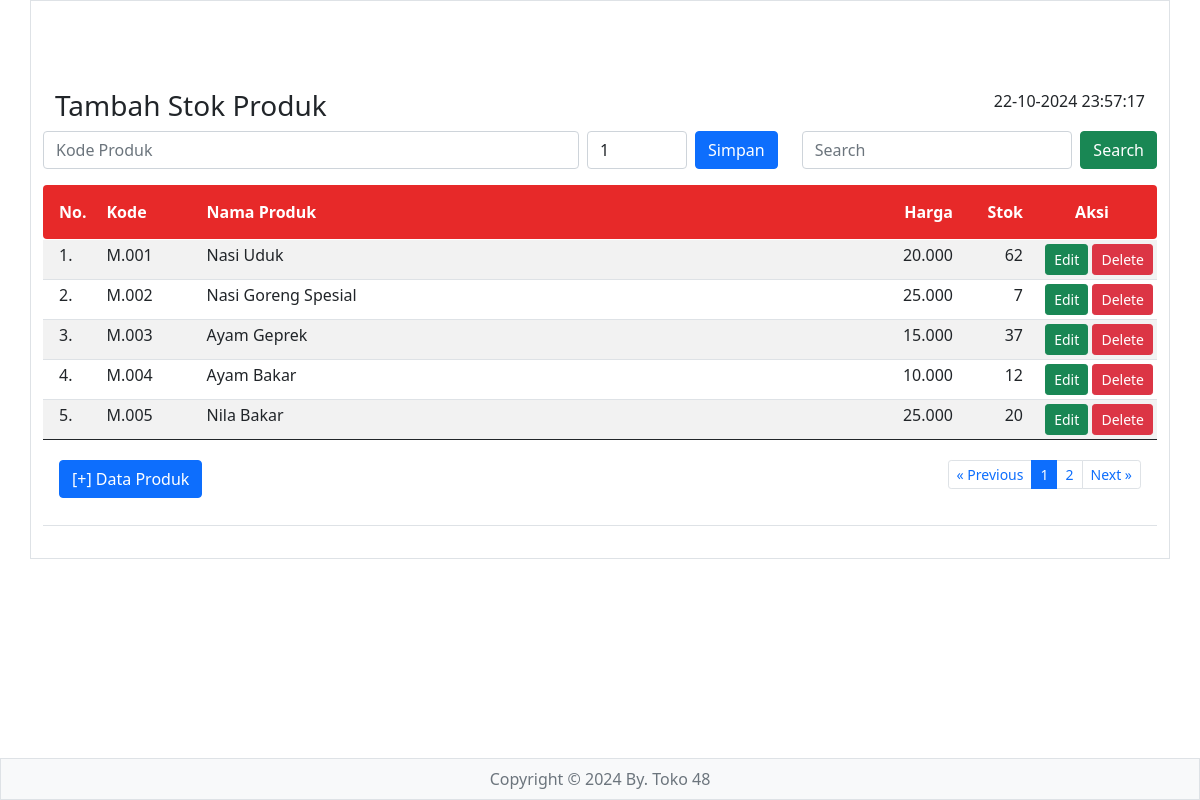
The page /tambahstok/index.php on the database as committed earlier.
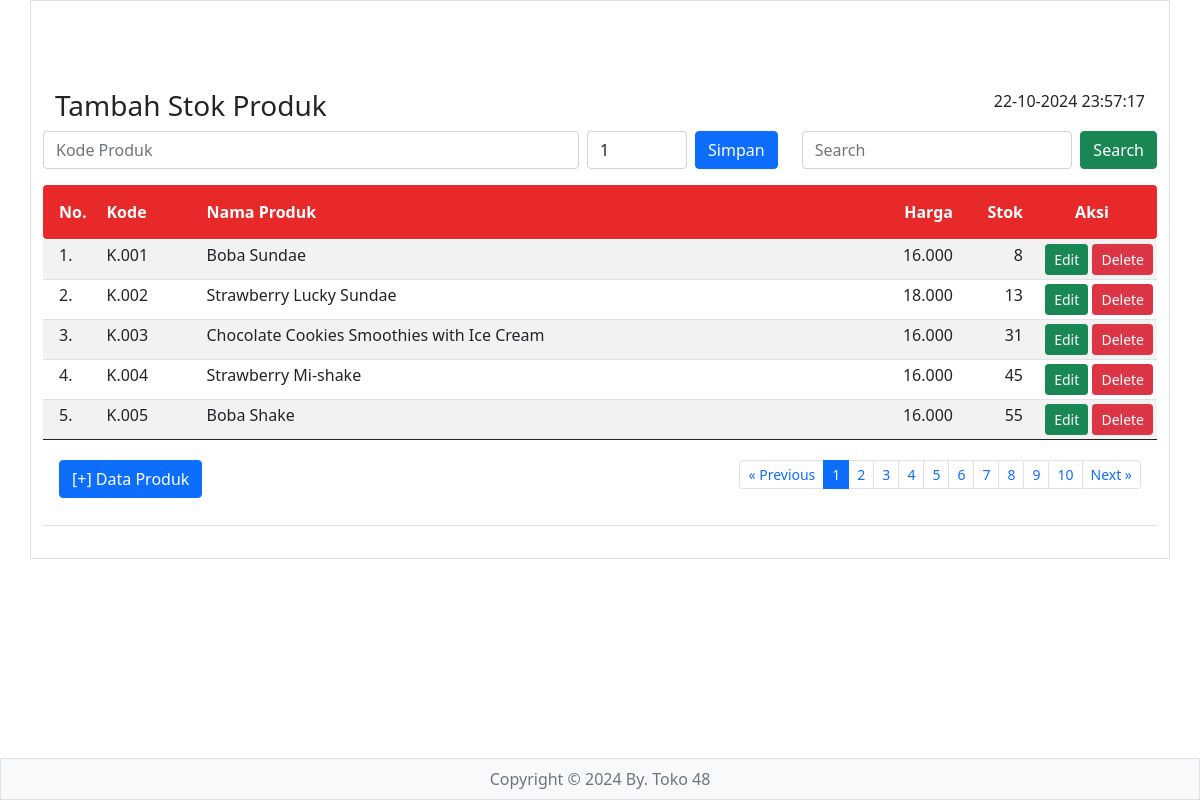
The same page on the database as committed later.
### tables this page shows
CREATE TABLE `produk` (
  `id_produk` int(11) NOT NULL,
  `kode_produk` varchar(15) DEFAULT NULL,
  `nama_produk` varchar(50) DEFAULT NULL,
  `harga` int(11) DEFAULT NULL,
  `stok` int(11) DEFAULT NULL
);

### tambahstok/index.php (the view, shortened to what this page needs)
<html>
<!DOCTYPE html>
<html lang="en">
<head>
    <link rel="stylesheet" href="../bootstrap/css/bootstrap.min.css" />
</head>
<body>
<main class="container border py-3">
<br><br><br>
<div class="container">
	<div class="row">
			<div class="col-sm-8"><h3>Tambah Stok Produk</h3></div>
			<div class="col-sm-4 text-end">
					<?php
					$tgl=date("d-m-Y H:i:s");
					echo $tgl
					?>
			</div>
	</div>
</div>
<div class="row">
					<div class="col-sm-8">
						<form class="d-flex" method="POST" action="simpan.php">
							<input list="kode_produk" id="kp" name="kp" autocomplete="off" required placeholder="Kode Produk" class="form-control me-2" />
		        	<input class="form-control me-2" type="number" placeholder="Jumlah" name="jp" value="1" style="width:100px">
		        	<button class="btn btn-primary" type="submit" name="save">Simpan</button>
		      	</form>
					</div>
					<div class="col-sm-4">
			      <form class="d-flex" method="GET" action="">
	        		<input class="form-control me-2" type="text" placeholder="Search" name="np">
	        		<button class="btn btn-success" type="submit">Search</button>
	      		</form>
					</div>
				</div>
<table class="table table-hover table-striped table-sm">
	<thead class="text-white" style="background: #E72929;">
		<tr>
			<th class="p-3 rounded-start" width="55px">No.</th>
			<th class="py-3" width="100px">Kode</th>
			<th class="py-3">Nama Produk</th>
			<th class="py-3 text-end" width="100px">Harga</th>
			<th class="py-3 text-end" width="70px">Stok</th>
			<th class="py-3 text-center rounded-end" width="130px">Aksi</th>
		</tr>
	</thead>
	<tbody>
		<?php
		include "../config.php";
		$batas = 5;
		$halaman = isset($_GET['halaman'])?(int)$_GET['halaman'] : 1;
		$halaman_awal = ($halaman>1) ? ($halaman * $batas) - $batas : 0;
		$previous = $halaman - 1;
		$next = $halaman + 1;
		if(isset($_GET['np'])){
			$np=$_GET['np'];
			$sqldata="select * from produk where nama_produk like '%$np%'";
		}else{
			$sqldata="select * from produk";
		}
		$resdata=mysqli_query($koneksi,$sqldata);
		$jumlah_data = mysqli_num_rows($resdata);
		$total_halaman = ceil($jumlah_data / $batas);
		if(isset($_GET['np'])){
			$np=$_GET['np'];
			$sql="select * from produk where nama_produk like '%$np%' limit $halaman_awal, $batas";
		}else{
			$sql="select * from produk limit $halaman_awal, $batas";
		}
		$result=mysqli_query($koneksi,$sql);
		$no= $halaman_awal+1;
		while($data=mysqli_fetch_array($result)){
			$hp=number_format($data['harga'],0,",",".");
			$kp=$data['kode_produk'];
			$stokawal=$data['stok'];
			$sqlst="select * from detail_penjualan where kode_produk='$kp'";
			$resst=mysqli_query($koneksi,$sqlst);
			$jmlst=0;
			while($dtst=mysqli_fetch_array($resst)){
				$jml=$dtst['jumlah'];
				$jmlst=$jmlst+$jml;
			}
			$sqltp="select * from tambah_stok where kode_produk='$kp'";
			$restp=mysqli_query($koneksi,$sqltp);
			$jmltp=0;
			while($dttp=mysqli_fetch_array($restp)){
				$jml=$dttp['jumlah'];
				$jmltp=$jmltp+$jml;
			}
			$stokakhir=$stokawal-$jmlst+$jmltp;
			$sp=number_format($stokakhir,0,",",".");
		?>
		<tr>
				<td class="px-3"><?= $no ?>.</td>
				<td><?= $data['kode_produk'] ?></td>
				<td><?= $data['nama_produk'] ?></td>
				<td align="right"><?= $hp ?></td>
				<td align="right"><?= $sp ?></td>
				<td align="right">
					<a href="" class="btn btn-success btn-sm" data-bs-toggle="modal" data-bs-target="#modaledit<?= $data['id_produk'] ?>">Edit</a>
					<a class="btn btn-danger btn-sm" href="delete.php?id=<?= $data['id_produk'] ?>" onclick="return confirm('Apakah Anda Yakin data produk <?= $data['nama_produk'] ?> akan dihapus ?')" class="hapus">Delete</a>
				</td>
		</tr>
		<?php
		$no++;
		}
		?>
	</tbody>
	<tfoot>
		<tr>
			<td colspan="6" class="text-center">
				<div class="container">
					<div class="row">
						<div class="col-4 text-start py-3">
							<button type="button" class="btn btn-primary" data-bs-toggle="modal" data-bs-target="#myModal">[+] Data Produk</button>
						</div>
						<div class="col-8 text-end py-3">
							<ul class="pagination justify-content-end pagination-sm">
								<li class="page-item"><a class="page-link" <?php if($halaman > 1){ echo "href='?halaman=$previous'"; } ?>>&laquo; Previous</a></li>
								<?php
								for($x=1;$x<=$total_halaman;$x++){
									if($x==$halaman){
								?>
									<li class="page-item active"><a class="page-link" href="?halaman=<?php echo $x ?>"><?php echo $x; ?></a></li>
								<?php
									}else{
								?>
									<li class="page-item"><a class="page-link" href="?halaman=<?php echo $x ?>"><?php echo $x; ?></a></li>
								<?php
									}
								}
								?>
								<li class="page-item"><a class="page-link" <?php if($halaman < $total_halaman) { echo "href='?halaman=$next'"; } ?>>Next &raquo;</a></li>
							</ul>
						</div>
					</div>
				</div>
			</td>
		</tr>
	</tfoot>
</table>
</main>
<?php include "../footer.php" ?>
</body>
</html>

Rows that differ between the two databases and show on the page:
removed produk: kode_produk "M.001", nama_produk "Nasi Uduk", harga "20.000", stok "62"
removed produk: kode_produk "M.002", nama_produk "Nasi Goreng Spesial", harga "25.000", stok "7"
removed produk: kode_produk "M.003", nama_produk "Ayam Geprek", harga "15.000", stok "37"
removed produk: kode_produk "M.004", nama_produk "Ayam Bakar", harga "10.000", stok "12"
removed produk: kode_produk "M.005", nama_produk "Nila Bakar", harga "25.000", stok "20"
added produk: kode_produk "K.001", nama_produk "Boba Sundae", harga "16.000", stok "8"
added produk: kode_produk "K.002", nama_produk "Strawberry Lucky Sundae", harga "18.000", stok "13"
added produk: kode_produk "K.003", nama_produk "Chocolate Cookies Smoothies with Ice Cream", harga "16.000", stok "31"
added produk: kode_produk "K.004", nama_produk "Strawberry Mi-shake", harga "16.000", stok "45"
added produk: kode_produk "K.005", nama_produk "Boba Shake", harga "16.000", stok "55"
Other text that changed with them:
new list line: "3"
new list line: "4"
new list line: "5"
new list line: "6"
new list line: "7"
new list line: "8"
new list line: "9"
new list line: "10"
